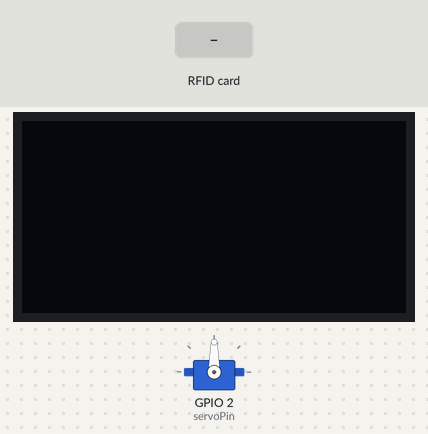
Simulated run of this sketch. Board: ESP32. Parts: servo, 128×64 one-colour display. The test bench sets the inputs (shaded band). WiFi joins after 1.5 s; servers stay silent unless stated; uploads are accepted with an empty reply; what the sketch prints to the serial monitor is not drawn.

Above: at 3.2 s.
3.3 s: RFID card 5E 7A 19 C4 held to the reader
At 4.68 s:
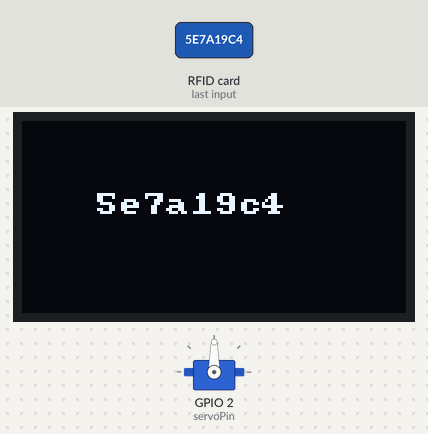
At 12.2 s:
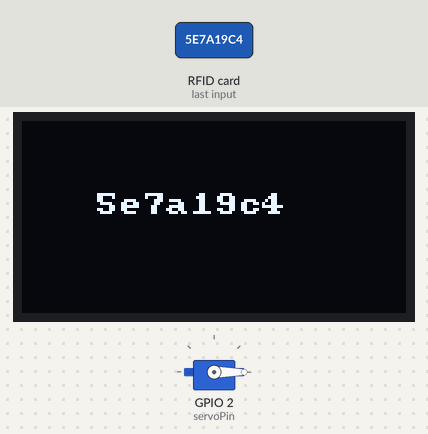
Timing chart, 0 to 13.7 s (numbered marks = the images above; inputs shaded):
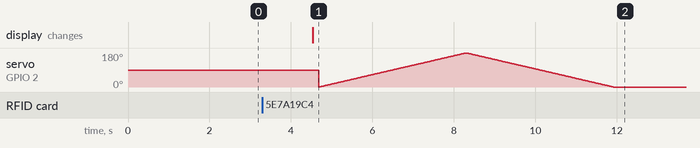

Measured:
- after the input at 3.3 s, the display: changes after 1.2 s (image 1)

The sketch:

ESP32_RFID_FIREBASE_OLED_XAMPP.ino
```cpp
#include <SPI.h>
#include <MFRC522.h>
#include <WiFi.h>
#include <Arduino.h>
#include <U8x8lib.h>
#include <Servo.h>
#include <HTTPClient.h>
#define ON_Board_LED 2
static const int servoPin = 2;
Servo servo1;
#ifdef U8X8_HAVE_HW_SPI
#include <SPI.h>
#endif

#include <FirebaseESP32.h> // for ESP32
WiFiServer server(80);

int readsuccess;
byte readcard[4];
char str[32] = "";
String StrUID;

U8X8_SSD1306_128X64_NONAME_SW_I2C u8x8(/* clock=*/ SCL, /* data=*/ SDA, /* reset=*/ U8X8_PIN_NONE);
#define SS_PIN 5
#define RST_PIN 4

MFRC522 rfid(SS_PIN, RST_PIN); // Instance of the class

MFRC522::MIFARE_Key key;

// Init array that will store new NUID
byte nuidPICC[4];

// Define your Wi-Fi credentials
const char *ssid = "Vini";
const char *password = "vini0000";

// Define your Firebase project credentials
#define FIREBASE_HOST "https://rfid-data-d461e-default-rtdb.asia-southeast1.firebasedatabase.app/"
#define FIREBASE_AUTH "AIzaSyCJFN74ZDRhy0_N-X_y-6MiDmzYxkYwKCs"

// Initialize Firebase
FirebaseData firebaseData;
// Counter to keep track of the card numbers
int cardCounter = 1;

void setup()
{
  servo1.attach(servoPin);
  u8x8.begin();
  u8x8.setPowerSave(0);
  Serial.begin(115200);
  SPI.begin();       // Init SPI bus
  rfid.PCD_Init();   // Init MFRC522
  WiFi.begin(ssid, password);

  for (byte i = 0; i < 6; i++)
  {
    key.keyByte[i] = 0xFF;
  }

  Serial.println(F("This code scans the MIFARE Classic NUID."));
  Serial.print(F("Using the following key:"));
  printHex(key.keyByte, MFRC522::MF_KEY_SIZE);

  // Connect to Wi-Fi
  while (WiFi.status() != WL_CONNECTED)
  {
    delay(1000);
    Serial.println("Connecting to WiFi...");
  }
    Serial.print("Successfully connected to : ");
  Serial.println(ssid);
  Serial.print("IP address: ");
  Serial.println(WiFi.localIP());

  Serial.println("Connected to WiFi");

  // Initialize Firebase
  Firebase.begin(FIREBASE_HOST, FIREBASE_AUTH);
    Serial.println("Please tag a card or keychain to see the UID !");
  Serial.println("");
}

void loop()
{
   //readsuccess = getid();
  // Reset the loop if no new card present on the sensor/reader. This saves the entire process when idle.
  if (!rfid.PICC_IsNewCardPresent())
    return;

  // Verify if the NUID has been read
  if (!rfid.PICC_ReadCardSerial())
    return;

  Serial.print(F("PICC type: "));
  MFRC522::PICC_Type piccType = rfid.PICC_GetType(rfid.uid.sak);
  Serial.println(rfid.PICC_GetTypeName(piccType));

  // Check if the PICC is of Classic MIFARE type
  if (piccType != MFRC522::PICC_TYPE_MIFARE_MINI &&
      piccType != MFRC522::PICC_TYPE_MIFARE_1K &&
      piccType != MFRC522::PICC_TYPE_MIFARE_4K)
  {
    Serial.println(F("Your tag is not of type MIFARE Classic."));
    return;
  }

if (rfid.uid.uidByte[0] != nuidPICC[0] ||
    rfid.uid.uidByte[1] != nuidPICC[1] ||
    rfid.uid.uidByte[2] != nuidPICC[2] ||
    rfid.uid.uidByte[3] != nuidPICC[3] ) {

  Serial.print("THE UID OF THE SCANNED CARD IS : ");

  for (int i = 0; i < 4; i++) {
    readcard[i] = rfid.uid.uidByte[i];
    array_to_string(readcard, 4, str);
    StrUID = str;
  }
    HTTPClient http;

    String UIDresultSend, postData;
    UIDresultSend = StrUID;

    postData = "UIDresult=" + UIDresultSend;

    http.begin("http:// 192.168.182.37/NodeMCU-and-RFID-RC522-IoT-Projects/getUID.php");
    http.addHeader("Content-Type", "application/x-www-form-urlencoded");

    int httpCode = http.POST(postData);
    String payload = http.getString();

    Serial.println(UIDresultSend);
    Serial.println(httpCode);
    Serial.println(payload);

    http.end();
    delay(1000);
    Serial.println(F("A new card has been detected."));
    for (byte i = 0; i < 4; i++) {
      nuidPICC[i] = rfid.uid.uidByte[i];
    }
    // Store NUID into nuidPICC array
  String cardNumber = "";
  for (byte i = 0; i < rfid.uid.size; i++)
  {
    if (rfid.uid.uidByte[i] < 0x10)
    {
      cardNumber += "0"; // Pad with leading zero if necessary
    }
    cardNumber += String(rfid.uid.uidByte[i], HEX);
  }

    Serial.println(F("The NUID tag is:"));
    Serial.print(F("In hex: "));
    printHex(rfid.uid.uidByte, rfid.uid.size);
    Serial.println();

String cardNumber1 = String(cardNumber);  // Convert cardCounter to a String

// Concatenate the prefix and cardNumber into a single String
String path =cardNumber1;

// Now, you can convert path to a const char* if needed
const char* finalPath = path.c_str();

    u8x8.setFont(u8x8_font_amstrad_cpc_extended_f);

    u8x8.drawString(3,3,finalPath);
    u8x8.refreshDisplay();
    sendCardNumberToFirebase(cardNumber);
    cardCounter++;
    for(int posDegrees = 0; posDegrees <= 180; posDegrees++) {
        servo1.write(posDegrees);
        Serial.println(posDegrees);
        delay(20);
    }

    for(int posDegrees = 180; posDegrees >= 0; posDegrees--) {
        servo1.write(posDegrees);
        Serial.println(posDegrees);
        delay(20);
    }


  }
  else Serial.println(F("Card read previously."));

  // Halt PICC
  rfid.PICC_HaltA();

  // Stop encryption on PCD
  rfid.PCD_StopCrypto1();
}

/**
 * Helper routine to dump a byte array as hex values to Serial.
 */
void printHex(byte *buffer, byte bufferSize)
{
  for (byte i = 0; i < bufferSize; i++)
  {
    Serial.print(buffer[i] < 0x10 ? " 0" : " ");
    Serial.print(buffer[i], HEX);
  }
}

/**
 * Send the card number to Firebase with the "CardNoX" path.
 */
void sendCardNumberToFirebase(String cardNumber)
{
  // Define the Firebase path with the card number
  String path = "/rfid_data/CardNo" + String(cardCounter);

  // Send data to Firebase
  if (Firebase.setString(firebaseData, path, cardNumber))
  {
    Serial.println("Card number sent to Firebase successfully");
  }
  else
  {
    Serial.println("Failed to send card number to Firebase");
    Serial.println(firebaseData.errorReason());
  }
}

void array_to_string(byte array[], unsigned int len, char buffer[]) {
  for (unsigned int i = 0; i < len; i++) {
    byte nib1 = (array[i] >> 4) & 0x0F;
    byte nib2 = (array[i] >> 0) & 0x0F;
    buffer[i * 2 + 0] = nib1 < 0xA ? '0' + nib1 : 'A' + nib1 - 0xA;
    buffer[i * 2 + 1] = nib2 < 0xA ? '0' + nib2 : 'A' + nib2 - 0xA;
  }
  buffer[len * 2] = '\0';
}
```
